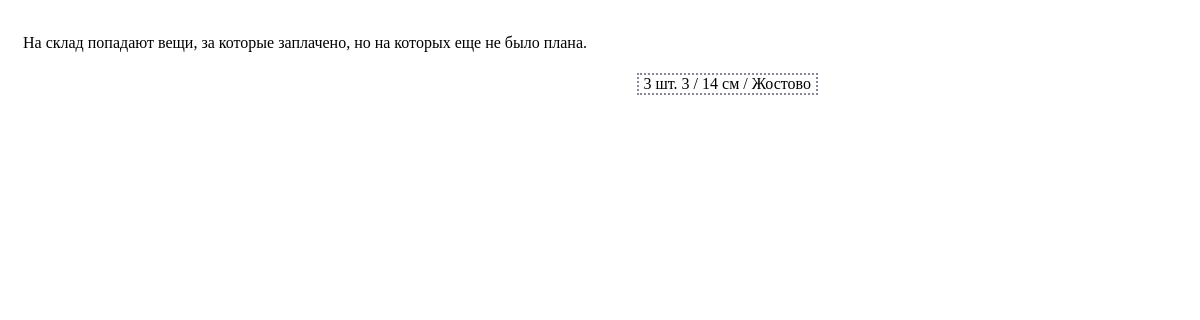
/forms/fStore.php, run on an earlier commit of the app's database.
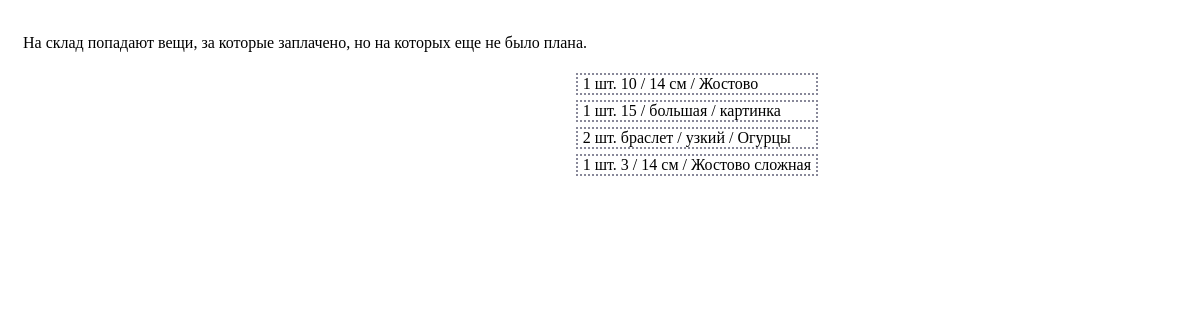
And on a later commit of the database.
### tables this page shows
CREATE TABLE IF NOT EXISTS `left_items` (
  `left_item_id` int(5) NOT NULL AUTO_INCREMENT,
  `item_id` int(4) NOT NULL,
  `amount` int(4) NOT NULL,
  `date` int(12) NOT NULL,
  PRIMARY KEY (`left_item_id`)
);

CREATE TABLE IF NOT EXISTS `items` (
  `i_id` int(5) NOT NULL AUTO_INCREMENT,
  `type_id` int(3) NOT NULL,
  `category_id` int(4) NOT NULL,
  `item_name` varchar(30) NOT NULL,
  PRIMARY KEY (`i_id`)
);

CREATE TABLE IF NOT EXISTS `types` (
  `t_id` int(3) NOT NULL AUTO_INCREMENT,
  `type_name` varchar(30) NOT NULL,
  PRIMARY KEY (`t_id`)
);

CREATE TABLE IF NOT EXISTS `categories` (
  `c_id` int(4) NOT NULL AUTO_INCREMENT,
  `type_id` int(3) NOT NULL,
  `category_name` varchar(30) NOT NULL,
  PRIMARY KEY (`c_id`)
);

### modules/constants.php (called while the page is built)
<?php
$aDatabase  = array(
    'host'  =>  'localhost',
    'user'  =>  'hudo',
    'pwd'   =>  'oduh',
    'name'  =>  'hudo',
);

### modules/database.class.php (called while the page is built, shortened)
<?php
class Database {
    private $connection;
    private $connected;
    private $host;
    private $user;
    private $pwd;
    private $dbname;
    public function __construct($host, $user, $pwd, $dbname, $names = 'utf8') {
        $this->host		= $host;
        $this->user		= $user;
        $this->pwd		= $pwd;
        $this->dbname	= $dbname;
        $this->names	= $names;
    }
    private function connect() {
        if ($this->connected)
            return $this->connection;
        $this->connection = @mysql_connect($this->host, $this->user, $this->pwd, true);
        if ($this->connection) {
            $dbselect = @mysql_select_db($this->dbname, $this->connection);
        } else
            die('Database error.');
        $this->connected = true;
        return $this->connection;
    }
    public function process($aArgs) {
        $this->lastQuery = ' ' . array_shift($aArgs);
        if (empty($aArgs))
            return $this->lastQuery;
        $this->lastQuery = str_replace('\\?', '?', $this->lastQuery);
        return $this->lastQuery;
    }
    public function selectTable() {
        $out = array();
        $q = @mysql_query($this->process(func_get_args()), $this->connection);
        while ($result = @mysql_fetch_assoc($q)) {
            $out[] = $result;
        }
        return $out;
    }
    public function selectField() {
        $q = @mysql_query($this->process(func_get_args()), $this->connection);
        if ($record = @mysql_fetch_row($q))
            return $record[0];
        return null;
    }
}

### forms/fStore.php (the view, shortened to what this page needs)
<?php
require_once ROOT . 'constants.php';
require_once ROOT . 'database.class.php';
$oDB = new Database($aDatabase['host'], $aDatabase['user'], $aDatabase['pwd'], $aDatabase['name']);
?>
<link rel="stylesheet" type="text/css" href="style/fStore.css" />
<div class="store_list">
	<p>На склад попадают вещи, за которые заплачено, но на которых еще не было плана.</p>
	<div>
	<?php
	    $sItems = $oDB->selectTable('
	        SELECT `item_id`, `amount`
	        FROM   `left_items`
			WHERE  `amount` <> 0
	    ');
	    foreach($sItems as $iItem => $aItem){
		    $item_name = $oDB->selectField('
		        SELECT `item_name`
		        FROM `items`
		        WHERE `i_id` = ' . $aItem['item_id'] . '
		    ');
		    $category_id = $oDB->selectField('
		        SELECT `category_id`
		        FROM `items`
		        WHERE `i_id` = ' . $aItem['item_id'] . '
		    ');
		    $type_id = $oDB->selectField('
		        SELECT `type_id`
		        FROM `items`
		        WHERE `i_id` = ' . $aItem['item_id'] . '
		    ');
		    $category_name = $oDB->selectField('
		        SELECT `category_name`
		        FROM `categories`
		        WHERE `c_id` = ' . $category_id . '
		    ');
		    $type_name = $oDB->selectField('
		        SELECT `type_name`
		        FROM `types`
		        WHERE `t_id` = ' . $type_id . '
		    ');
		    echo '<p class="mat">' . $aItem['amount'] . ' шт. ' . $type_name . ' / ' . $category_name . ' / ' . $item_name . '</p>';
		}
	?>
	</div>
</div>

What changed in the data, as far as the page shows it:
no longer on this page (row edited): left_items: amount "3", item.type_name "3", item.category_name "14 см", item.item_name "Жостово"
added left_items: amount "1", item.type_name "10", item.category_name "14 см", item.item_name "Жостово"
added left_items: amount "1", item.type_name "15", item.category_name "большая", item.item_name "картинка"
added left_items: amount "2", item.type_name "браслет", item.category_name "узкий", item.item_name "Огурцы"
added left_items: amount "1", item.type_name "3", item.category_name "14 см", item.item_name "Жостово сложная"
